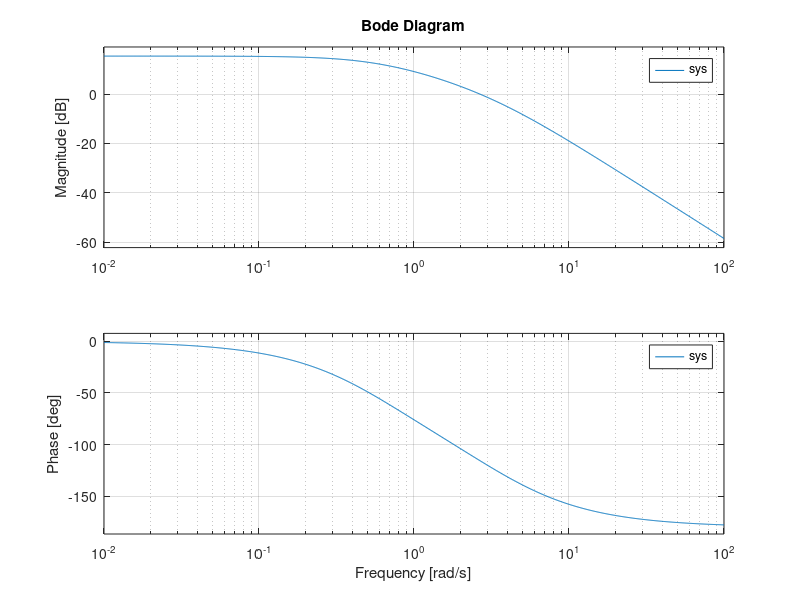

Reproduce this figure in MATLAB.
## SPRING MASS DAMPER SYSTEM WITH GRAVITY

clear all
close all
clc

pkg load control

m = 0.5;
g = 9.81;
k = 1.0;
b = 2.0;
w_n = sqrt(k/m);

a = [1+m*g];
b = [m, b, k];

sys = tf(a,b);

figure(1)
bode(sys)
